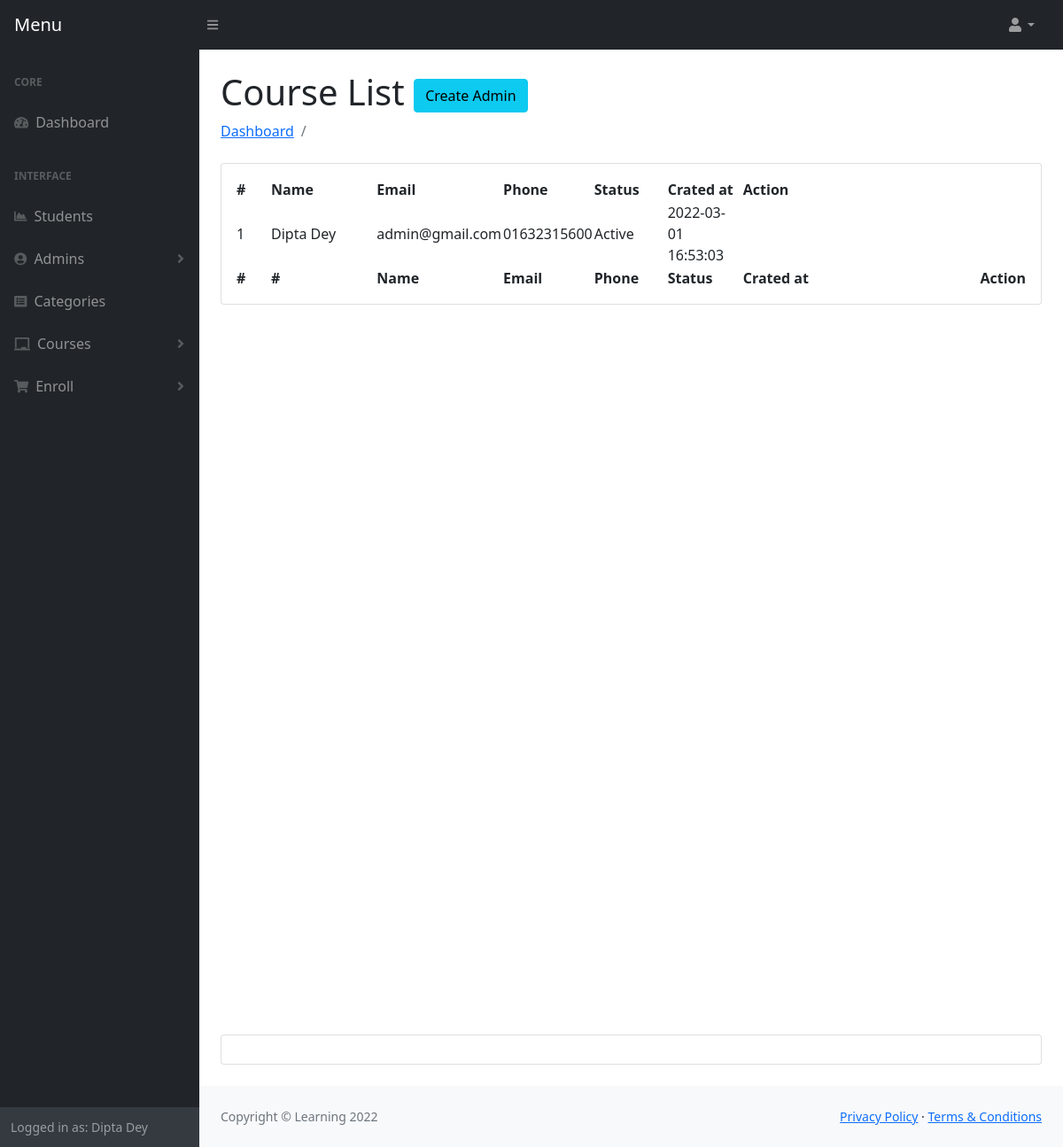
Page /admin/admins.php (signed in) on the committed database.
### tables this page shows
CREATE TABLE `users` (
  `id` int(11) NOT NULL,
  `first_name` varchar(191) DEFAULT NULL,
  `last_name` varchar(191) DEFAULT NULL,
  `email` varchar(191) DEFAULT NULL,
  `phone` varchar(191) DEFAULT NULL,
  `password` varchar(191) DEFAULT NULL,
  `role` varchar(100) DEFAULT NULL,
  `is_active` tinyint(4) NOT NULL,
  `flag` tinyint(4) NOT NULL DEFAULT 0,
  `created_at` timestamp NOT NULL DEFAULT current_timestamp()
);

### admin/admins.php (the view, shortened to what this page needs)
<?php include 'header.php'; ?>
<main>
    <div class="container-fluid px-4">
        <h1 class="mt-4">Course List <a class="btn btn-info" href="create-admin.php">Create Admin</a></h1>
        <ol class="breadcrumb mb-4">
            <li class="breadcrumb-item"><a href="index.php">Dashboard</a></li>
            <li class="breadcrumb-item active"></li>
        </ol>
        <div class="card mb-4">
            <div class="card-body">
                <table id="datatablesSimple">
                    <thead>
                        <tr>
                            <th width="5%">#</th>
                            <th width="15%">Name</th>
                            <th width="10%">Email</th>
                            <th width="10%">Phone</th>
                            <th width="10%">Status</th>
                            <th width="10%">Crated at</th>
                            <th width="35%">Action</th>
                        </tr>
                    </thead>
                    <tfoot>
                        <tr>
                            <th>#</th>
                            <th width="5%">#</th>
                            <th width="15%">Name</th>
                            <th width="10%">Email</th>
                            <th width="10%">Phone</th>
                            <th width="10%">Status</th>
                            <th width="10%">Crated at</th>
                            <th width="35%">Action</th>
                        </tr>
                    </tfoot>
                    <tbody>
                        <?php
                        $query = "SELECT * FROM users where role='admin'";
                        $result = $con->query($query);
                        if ($result->num_rows > 0) {
                            foreach ($result as $key => $value) {
                        ?>
                        <tr>
                            <td><?php echo $key+1; ?></td>
                            <td><?php echo $value['first_name'] ." ". $value['last_name']; ?></td>
                            <td><?php echo $value['email'] ?></td>
                            <td><?php echo $value['phone']; ?> </td>
                            <td><?php
                            if ($value['is_active']==0) {
                                echo "Active";
                            }elseif ($value['is_active']==1) {
                                echo "Inactive";
                            }
                            ?></td>
                            <td><?php echo $value['created_at']; ?></td>
                            <td>
                            </td>
                        </tr>
                        <?php }
                        } ?>
                    </tbody>
                </table>
            </div>
        </div>
        <div style="height: 100vh"></div>
        <div class="card mb-4">
            <div class="card-body"></div>
        </div>
    </div>
</main>
<?php include 'footer.php'; ?>

### rows in the picture
users: first_name "Dipta", last_name "Dey", email "admin@gmail.com", phone "01632315600", is_active "Active", created_at "2022-03-01 16:53:03"

### other values in the picture
$_SESSION['first_name'] "Dipta"
$_SESSION['last_name'] "Dey"
